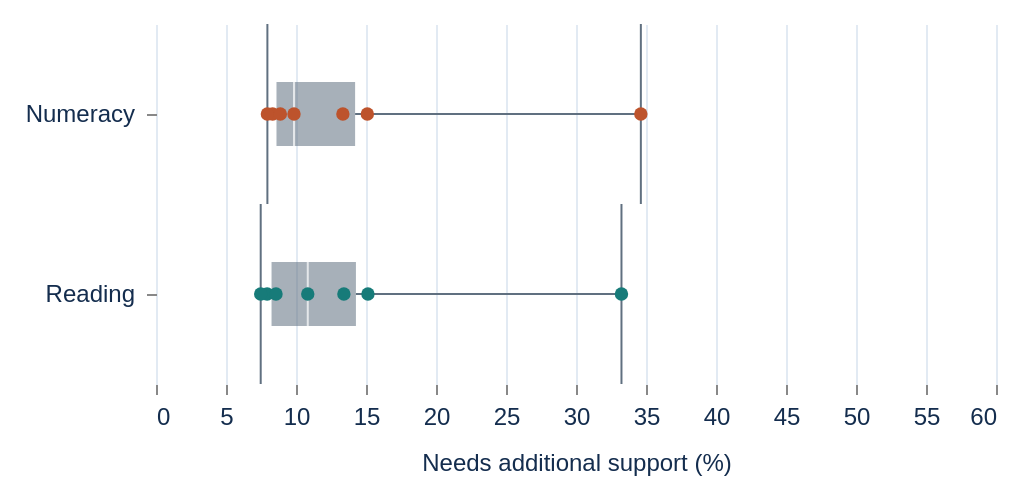

This figure's Vega-Lite source:
### Vega-Lite specification from a JSON file in a GitHub repository (floating-point values rounded to 4 significant figures)
{"$schema": "https://vega.github.io/schema/vega-lite/v5.json", "background": "transparent", "padding": 12, "config": {"font": "Arial", "view": {"stroke": null}, "axis": {"labelFontSize": 12, "titleFontSize": 12, "titleFontWeight": "normal", "labelColor": "#142d4e", "titleColor": "#142d4e", "domain": false, "gridColor": "#e2eaf3", "labelPadding": 6, "titlePadding": 12}, "legend": {"orient": "bottom", "titleLimit": 300, "labelLimit": 220, "labelFontSize": 11, "titleFontSize": 11, "titleFontWeight": "normal"}, "title": {"anchor": "start", "fontSize": 14, "color": "#142d4e"}}, "width": 420, "height": 180, "data": {"values": [{"state": "New South Wales", "domain": "Reading", "support": 10.84}, {"state": "New South Wales", "domain": "Numeracy", "support": 9.857}, {"state": "Victoria", "domain": "Reading", "support": 7.937}, {"state": "Victoria", "domain": "Numeracy", "support": 8.331}, {"state": "Queensland", "domain": "Reading", "support": 15.14}, {"state": "Queensland", "domain": "Numeracy", "support": 15.1}, {"state": "South Australia", "domain": "Reading", "support": 13.42}, {"state": "South Australia", "domain": "Numeracy", "support": 13.35}, {"state": "Western Australia", "domain": "Reading", "support": 7.479}, {"state": "Western Australia", "domain": "Numeracy", "support": 7.956}, {"state": "Northern Territory", "domain": "Reading", "support": 33.25}, {"state": "Northern Territory", "domain": "Numeracy", "support": 34.63}, {"state": "Australian Capital Territory", "domain": "Reading", "support": 8.57}, {"state": "Australian Capital Territory", "domain": "Numeracy", "support": 8.882}]}, "encoding": {"y": {"field": "domain", "type": "nominal", "title": null}, "x": {"field": "support", "type": "quantitative", "title": "Needs additional support (%)", "scale": {"domain": [0, 60]}}}, "layer": [{"mark": {"type": "boxplot", "extent": "min-max", "size": 32, "median": {"color": "white"}, "box": {"fill": "#607080", "opacity": 0.55}, "rule": {"color": "#607080"}, "ticks": {"color": "#607080"}}}, {"mark": {"type": "point", "filled": true, "size": 45, "color": "#142d4e", "opacity": 0.75}, "encoding": {"color": {"field": "domain", "type": "nominal", "title": "Subject", "scale": {"domain": ["Reading", "Numeracy"], "range": ["#177b79", "#bd532c"]}, "legend": null}, "tooltip": [{"field": "state", "title": "State / territory"}, {"field": "domain", "title": "Subject"}, {"field": "support", "title": "Needs additional support (%)", "format": ".1f"}], "opacity": {"condition": {"test": "focus_state === 'All states' || datum.state === focus_state", "value": 1}, "value": 0.2}, "size": {"condition": {"test": "datum.state === focus_state", "value": 120}, "value": 45}}}], "params": [{"name": "focus_state", "value": "All states"}]}
